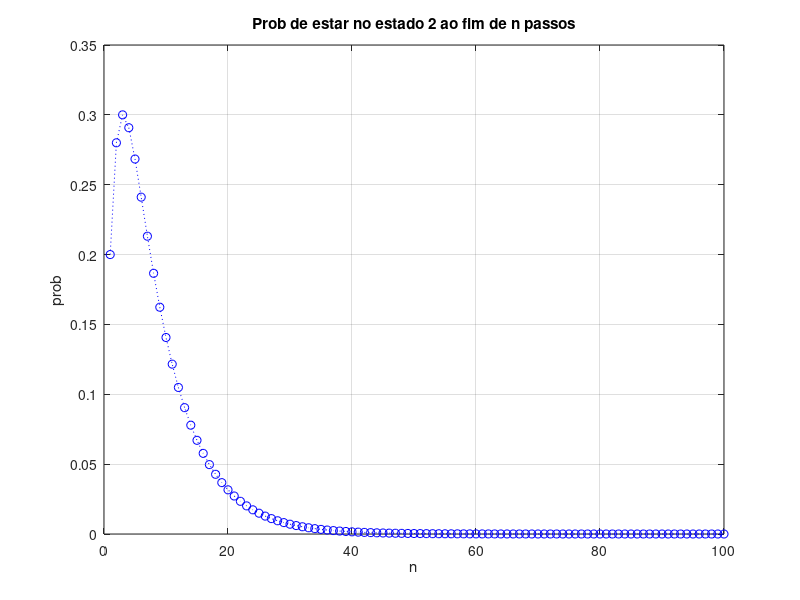
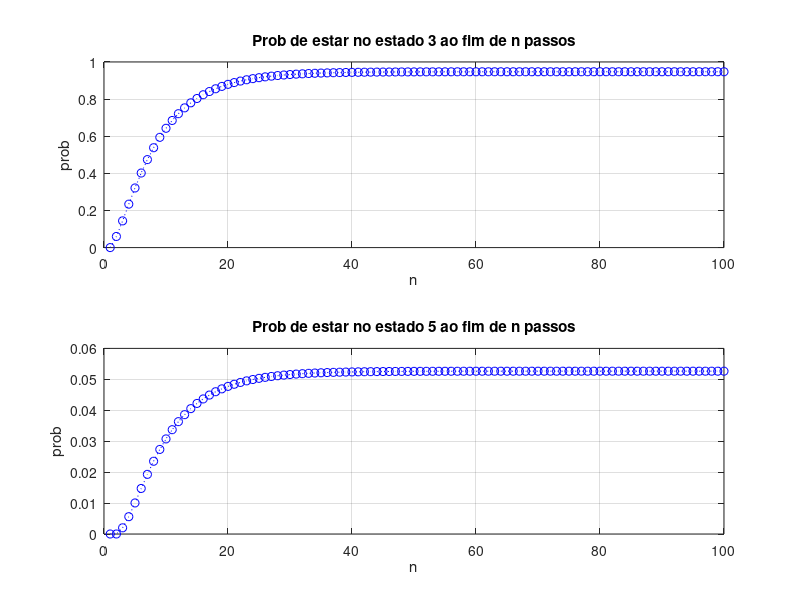

The MATLAB source for these figures, in order:
clear;
close all;
clc;

%% a)
%ordem: 1, 2, 4,     3, 5
T = [ 8 0 3 0 0
    2 6 2 0 0
    0 1 4 0 0
    0 3 0 10 0
    0 0 1 0 10]/10;

%% b)
N = 100;
v0 = [1; 0; 0; 0; 0];
v = zeros(5, N);
for n = 1:N
    v(:, n) = T^n*v0;
end

n = 1:100;
figure(1);
plot(n, v(2, :), 'bo:');
title("Prob de estar no estado 2 ao fim de n passos");
xlabel("n");
ylabel("prob");
grid on;

%% c)
v0 = [1; 0; 0; 0; 0];
v = zeros(5, 100);
for n = 1:100
    v(:, n) = T^n*v0;
end

n = 1:100;
figure(2);
subplot(2, 1, 1);
plot(n, v(4, :), 'bo:');
title("Prob de estar no estado 3 ao fim de n passos");
xlabel("n");
ylabel("prob");
grid on;
subplot(2, 1, 2);
plot(n, v(5, :), 'bo:');
title("Prob de estar no estado 5 ao fim de n passos");
xlabel("n");
ylabel("prob");
grid on;

%% d)
nena=3;
Q = T(1:nena, 1:nena);

%% e)
F = inv(eye(size(Q))-Q);

%% f) ????????????